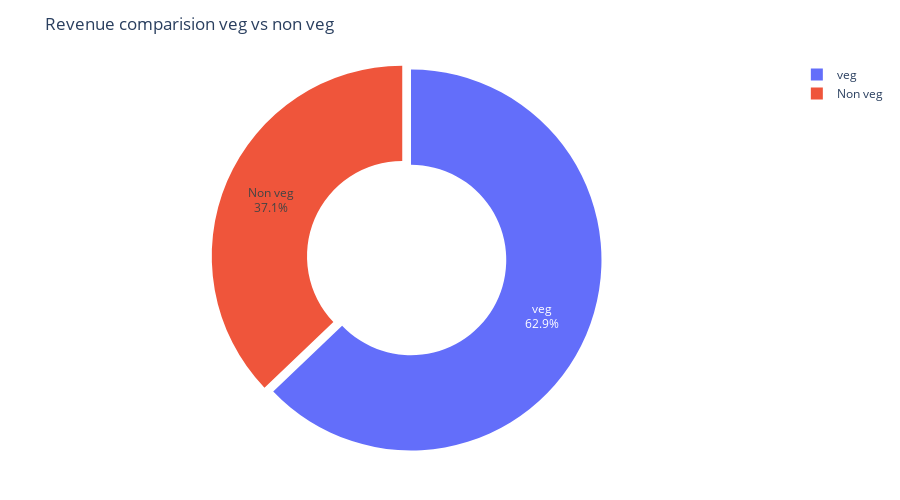

The notebook cell this image was saved under:
### Code cell
Food_revenue=(df.groupby(df["Food category"])["Price (INR)"].sum().reset_index())
fig=px.pie(Food_revenue,values=Food_revenue["Price (INR)"],names=Food_revenue["Food category"],hole=0.5,title="Revenue comparision veg vs non veg")
fig.update_traces(textinfo="percent+label",
                  pull=[0.05,0]
                  )
fig.update_layout(
    height=500,
    margin=dict(t=60,b=40,l=40,r=40)
)
fig.show()

### Figure 1 — Plotly figure (JSON) as saved in the notebook; plotly's stock layout.template omitted (floating-point values rounded to 4 significant figures)
{"data": [{"domain": {"x": [0, 1], "y": [0, 1]}, "hole": 0.5, "hovertemplate": "Food category=%{label}<br>Price (INR)=%{value}<extra></extra>", "labels": ["Non veg", "veg"], "legendgroup": "", "name": "", "pull": [0.05, 0], "showlegend": true, "textinfo": "percent+label", "type": "pie", "values": [19680000.0, 33330000.0]}], "layout": {"height": 500, "legend": {"tracegroupgap": 0}, "margin": {"b": 40, "l": 40, "r": 40, "t": 60}, "title": {"text": "Revenue comparision veg vs non veg"}}}
